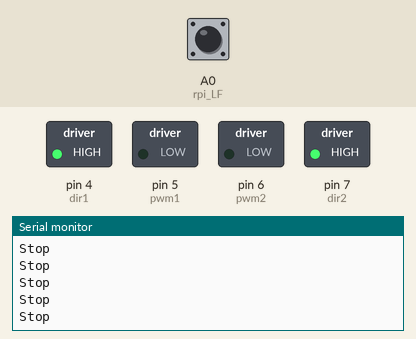
The sketch below on a simulated Arduino Uno, built with avr-gcc and run on an emulated ATmega328P. Shown: switched loads named in the sketch (green lamp = pin HIGH), the last lines printed to the serial monitor. The inputs (shaded band) are chosen by the test bench; at power-on: A0 (rpi_LF) LOW.

Above: at 1.2 s.
1.3 s: A0 (rpi_LF) driven HIGH
At 2.2 s:
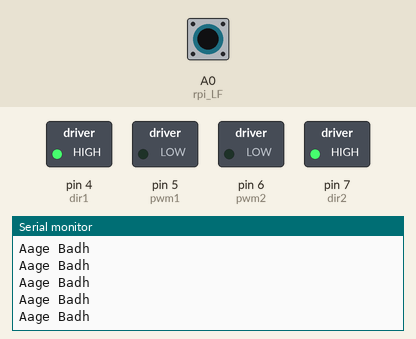
3.2 s: A0 (rpi_LF) driven LOW
At 4.1 s:
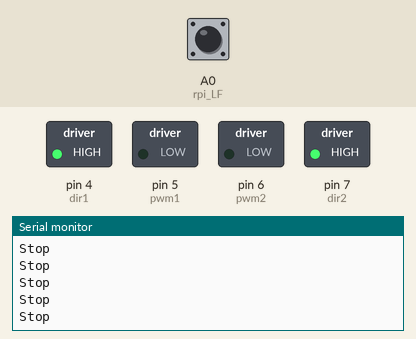
6.2 s: A0 (rpi_LF) pulsed HIGH 5 times (0.12 s each, 0.3 s apart)
At 7.2 s:
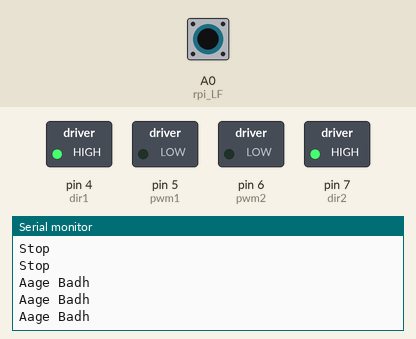

The sketch:

Line_Follower.ino
```cpp
#include <QTRSensors.h>
#define rpi_LF A0
#define rpi_turn_360 A1

QTRSensors qtr;

const uint8_t SensorCount = 8;
uint16_t sensorValues[SensorCount];

//const int sensorPins[num_sensor] = {2, 3, 8, 9, 10, 11, 12, 13};

const int sensorPins[SensorCount] = {13, 12, 11, 10, 9, 8, 3, 2};

const int dir1 = 4;
const int pwm1 = 5;
const int pwm2 = 6;
const int dir2 = 7;

float Kp = 0.05; // ex: 0.07
float Ki = 0.0005; // ex: 0.0008
float Kd = 0.1; // ex: 0.6

int P;
int I;
int D;

int lastError = 0;

boolean onoff = false;

const uint8_t max_speed = 180;
const uint8_t min_speed = 150;

void motor_control(int pwma, int pwmb) {
  digitalWrite(dir1, HIGH);
  digitalWrite(dir2, HIGH);
  analogWrite(pwm1, pwma);
  analogWrite(pwm2, pwmb);
}

void turn_360(int a_dir, int b_dir) {
  digitalWrite(dir1, a_dir);
  digitalWrite(dir2, b_dir);
  analogWrite(pwm1, 255);
  analogWrite(pwm2, 255);
}

bool chk_all_white(int sensor_val[]) {
  for (int i = 0; i < SensorCount; i++) {
    if (sensor_val[i] == HIGH) {
      return false;
    }
  }
  return true;
}

void PID_control() {
  uint16_t position = qtr.readLineBlack(sensorValues);
  int error = 3500 - position;

  P = error;
  I = I + error;
  D = error - lastError;
  lastError = error;

  int motorspeed = P * Kp + I * Ki + D * Kd;

  int leftSpeed = constrain(min_speed + motorspeed, 0, max_speed);
  int rightSpeed = constrain(min_speed - motorspeed, 0, max_speed);

  motor_control(leftSpeed, rightSpeed);

  // All white
  //  pos = 0 && error = 3500 || pos = 7000 && error = -3500

  // All black
  //  pos = 3500 && error = 0

  int sensor_val[SensorCount];

  for (int i = 0; i < SensorCount; i++) {
    sensor_val[i] = digitalRead(sensorPins[i]);
    //    Serial.print(sensor_val[i]);
    //    Serial.print(" || ");
  }
  //  Serial.print("\n");

  // mid --> Error = 0, pos = 3500
  // left --> Error < 0, pos > 3500
  // right --> Error > 0, pos < 3500

  while (chk_all_white(sensor_val)) {
    //    Left
    if (error < 0 && position > 3500) {
      turn_360(0, 1);
      Serial.println("Turning Left 360");
    }
    //    Right
    if (error > 0 && position < 3500) {
      turn_360(1, 0);
      Serial.println("Turning Right 360");
    }

    for (int i = 0; i < SensorCount; i++) {
      sensor_val[i] = digitalRead(sensorPins[i]);
    }
  }

  Serial.println("Pos: " + String(position) + " || Error: " + String(error) + " || LError: " + String(lastError) + " || LSpeed: " + String(leftSpeed) + " || RSpeed: " + String(rightSpeed));
}

void setup() {
  Serial.begin(9600);
  qtr.setTypeRC();
  qtr.setSensorPins((const uint8_t[]) {
    13, 12, 11, 10, 9, 8, 3, 2
    //    2, 3, 8, 9, 10, 11, 12, 13
  }, SensorCount);

  for (int i = 0; i < SensorCount; i++) {
    pinMode(sensorPins[i], INPUT);
  }

  pinMode(dir1, OUTPUT);
  pinMode(pwm1, OUTPUT);
  pinMode(dir2, OUTPUT);
  pinMode(pwm2, OUTPUT);
  pinMode(rpi_LF, INPUT);
  pinMode(rpi_turn_360, INPUT);

  motor_control(0, 0);

  qtr.calibrate();

  //  for (uint16_t i = 0; i < 400; i++)
  //  {
  //    qtr.calibrate();
  //  }

  for (int i = 0; i < 8; i++)
  {
    qtr.calibrationOn.minimum[i] = 48;
  }
  for (int i = 0; i < 8; i++)
  {
    qtr.calibrationOn.maximum[i] = 2500;
  }
}

void loop() {
  while (digitalRead(rpi_LF) == HIGH) {
//    PID_control();
    Serial.println("Aage Badh");
  }
  motor_control(0, 0);
  Serial.println("Stop");

//  while (digitalRead(rpi_turn_360) == HIGH) {
//    turn_360();
//  }
}
```

Measured:
- after the input at 1.3 s, the serial monitor: prints a new line after 0.07 s (image 1)
